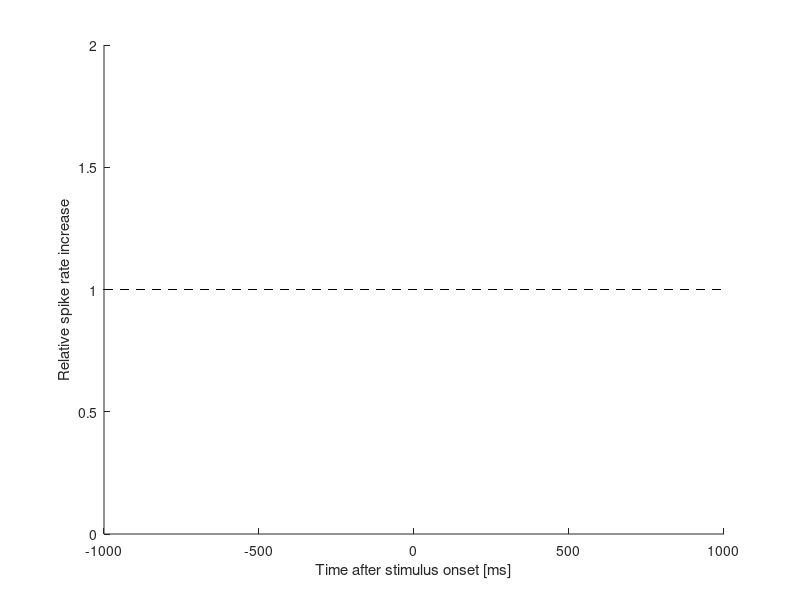

Recreate this plot in MATLAB. (Note: this script raises an error after producing the figure.)
max_miss = 0.05; 
max_rpvs = 0.05;

tPre  = 1000;
tPost = 1000;
tbin  =  10; % ms
twin  =  tPre + tPost; 
t     = -tPre + 0.5 * tbin : tbin : tPost - 0.5 * tbin;

stims  = [0 50 60 70 80 90 100 110 120];
nstims = length(stims);

MATfiles  = dir('Spikes_*_Passive_T15_*_1_*.mat');

numfiles  = size(MATfiles,1);
filenames = char(MATfiles.name);
nclusters = 0;

for iFile = 1:numfiles
    
    close all
    
    load(filenames(iFile,:));
        
    clusterIDs = cell2mat({clusters.vars.id});
    clusterMax = max(clusterIDs);
    clustFlags = cell2mat({clusters.vars.flag});
    clustFlags = clustFlags .* strcmp('single',{clusters.vars.unit});
    clustFlags = clustFlags .* (cell2mat({clusters.vars.missing}) < max_miss);
    clustFlags = clustFlags .* (cell2mat({clusters.vars.rpv})     < max_rpvs);
    clusters.vars(~clustFlags) = [];

    %% PSTH
    
    if (iFile == 1);
        fRateStimTimeAll = cell(numfiles,1);
        fRateStimAmpsAll = zeros(length(stims), clusterMax);
    end
    
    I = find(stims == metadata.stimulus);
    [fRateStimTime,fRateStimAmps] = createPSTH(spikes,clusters,clusterMax,tPre,tPost,tbin);
    
    if (~isempty(fRateStimTime) || ~isempty(fRateStimAmps));
        fRateStimTimeAll{iFile} = fRateStimTime;
        fRateStimAmpsAll(I,:)   = fRateStimAmps(1:size(fRateStimAmpsAll,2));
        if size(fRateStimTime,2) > nclusters;
            nclusters = size(fRateStimTime,2);
        end
    end
    
    %% Histogram
    
%     createSpikeHistogram(spikes,clusters);
        
    disp(['Number of files remaining: ' num2str(numfiles - iFile + 1)]);
end

%% Plotting

% Plot spike rate dependence on time from stimulus onset

figure;
hold on
ymax = 2;
for icluster = 1:nclusters
    fRates = [];
    for istim = 2:nstims
        if (size(fRateStimTimeAll{1},2) >= icluster && size(fRateStimTimeAll{istim},2) >= icluster)
            fRates = [fRates,fRateStimTimeAll{istim}(:,icluster) ./ fRateStimTimeAll{1}(:,icluster)];
        end
    end
    mu  = mean(fRates,2);
    sd =  std(fRates,[],2) / sqrt(size(fRates,2));
    if (isempty(mu) || sum(isinf(mu)) > 0 || sum(isnan(mu)) > 0); continue; end
    errorbar(t,mu,sd,'-*')
    if (ceil(max(mu+sd)) > ymax);
        ymax = ceil(max(mu+sd));
    end
end

plot([min(t)-0.5*tbin max(t)+0.5*tbin],[1 1],'--k');
axis([min(t)-0.5*tbin max(t)+0.5*tbin 0 ymax]);
xlabel('Time after stimulus onset [ms]')
ylabel('Relative spike rate increase')

% Plot spike rate dependence on stimulus amplitude

id = ~isnan(fRateStimAmpsAll(1,:));
fRateStimAmpsAll = fRateStimAmpsAll(:,id);
nclusts = size(fRateStimAmpsAll,2);

if (nclusts > 0)

    ymax = 0;

    figure;
    for iclust = 1:nclusts
        fRateStimAmpsAll(:,iclust) = fRateStimAmpsAll(:,iclust) / fRateStimAmpsAll(1,iclust);
        plot(stims(2:end),fRateStimAmpsAll(2:end,iclust),'Marker','*','LineStyle','-');
        hold on
    end

    plot(stims(2:end),nanmean(fRateStimAmpsAll(2:end,:),2),'Marker','*','LineStyle','-','LineWidth',2,'Color','k');

    xlim([min(stims(2:end)) max(stims)]);
    ylim([0 max(max(fRateStimAmpsAll))]);
    xlabel('Stimulus intensity [V]')
    ylabel('Relative spike rate increase')

end
